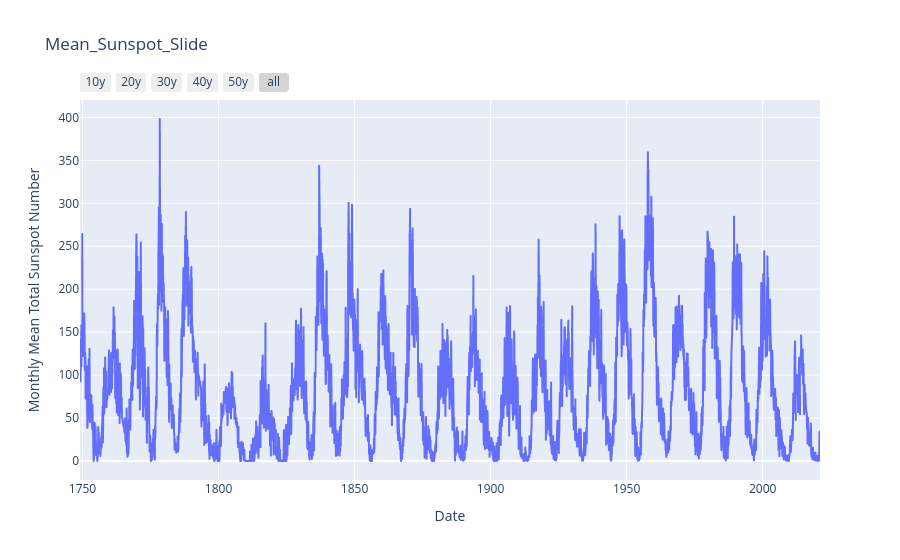

Notebook code for this chart:
### Code cell
fig = px.line(data , x ="Date" , y = "Monthly Mean Total Sunspot Number" , title = "Mean_Sunspot_Slide" )


fig.update_xaxes(
    rangeslider_visible = False,
    rangeselector = dict(
        buttons =list([
            dict(count = 10 , label = "10y" , step = "year" , stepmode = "backward"),
            dict(count = 20 , label = "20y" , step = "year" , stepmode = "backward"),
            dict(count = 30 , label = "30y" , step = "year" , stepmode = "backward"),
            dict(count = 40 , label = "40y" , step = "year" , stepmode = "backward"),
            dict(count = 50 , label = "50y" , step = "year" , stepmode = "backward"),
            dict(step = "all")
        ])
    )
)

fig.show()

### Figure 1 — Plotly figure (JSON) as saved in the notebook; plotly's stock layout.template omitted (floating-point values rounded to 4 significant figures; data arrays with more than 128 entries replaced by an {"elided": "..."} marker saying what was removed)
{"data": [{"hovertemplate": "Date=%{x}<br>Monthly Mean Total Sunspot Number=%{y}<extra></extra>", "legendgroup": "", "line": {"color": "#636efa", "dash": "solid"}, "marker": {"symbol": "circle"}, "mode": "lines", "name": "", "showlegend": false, "type": "scattergl", "x": {"elided": "3265 str values"}, "xaxis": "x", "y": {"elided": "3265 float values"}, "yaxis": "y"}], "layout": {"legend": {"tracegroupgap": 0}, "title": {"text": "Mean_Sunspot_Slide"}, "xaxis": {"anchor": "y", "domain": [0, 1], "rangeselector": {"buttons": [{"count": 10, "label": "10y", "step": "year", "stepmode": "backward"}, {"count": 20, "label": "20y", "step": "year", "stepmode": "backward"}, {"count": 30, "label": "30y", "step": "year", "stepmode": "backward"}, {"count": 40, "label": "40y", "step": "year", "stepmode": "backward"}, {"count": 50, "label": "50y", "step": "year", "stepmode": "backward"}, {"step": "all"}]}, "rangeslider": {"visible": false}, "title": {"text": "Date"}}, "yaxis": {"anchor": "x", "domain": [0, 1], "title": {"text": "Monthly Mean Total Sunspot Number"}}}}
